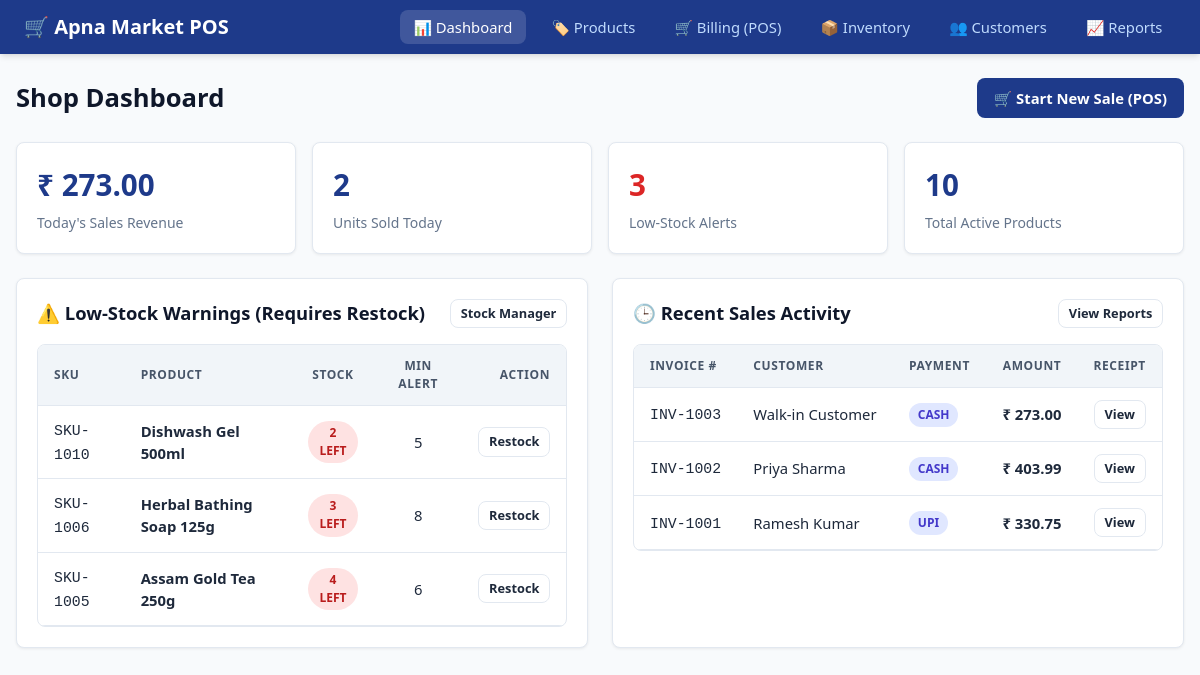
/dashboard, run on the app's committed database.
### tables this page shows
CREATE TABLE products (
            id INTEGER PRIMARY KEY AUTOINCREMENT,
            sku TEXT UNIQUE NOT NULL,
            name TEXT NOT NULL,
            category TEXT DEFAULT 'General',
            cost_price REAL NOT NULL DEFAULT 0.0,
            selling_price REAL NOT NULL,
            stock INTEGER NOT NULL DEFAULT 0,
            min_stock INTEGER NOT NULL DEFAULT 5
        );

CREATE TABLE sales (
            id INTEGER PRIMARY KEY AUTOINCREMENT,
            invoice_no TEXT UNIQUE NOT NULL,
            customer_id INTEGER,
            customer_name TEXT,
            customer_phone TEXT,
            subtotal REAL NOT NULL,
            discount_pct REAL DEFAULT 0.0,
            discount_amt REAL DEFAULT 0.0,
            gst_pct REAL DEFAULT 0.0,
            gst_amt REAL DEFAULT 0.0,
            grand_total REAL NOT NULL,
            payment_method TEXT DEFAULT 'Cash',
            cashier TEXT DEFAULT 'Admin',
            sold_at TEXT NOT NULL
        );

### pos-system/app.py (the view)
@app.route('/')
@app.route('/dashboard')
def dashboard():
    db = get_db()
    today_str = datetime.now().strftime("%Y-%m-%d")
    cur = db.execute("SELECT COALESCE(SUM(grand_total), 0.0) FROM sales WHERE sold_at LIKE ?", (f"{today_str}%",))
    today_revenue = cur.fetchone()[0]
    cur = db.execute("""
        SELECT COALESCE(SUM(si.qty), 0)
        FROM sale_items si
        JOIN sales s ON si.sale_id = s.id
        WHERE s.sold_at LIKE ?
    """, (f"{today_str}%",))
    today_units = cur.fetchone()[0]
    cur = db.execute("SELECT COUNT(*) FROM products")
    total_products = cur.fetchone()[0]
    cur = db.execute("SELECT COUNT(*) FROM products WHERE stock <= min_stock")
    low_stock_count = cur.fetchone()[0]
    low_stock_items = db.execute("""
        SELECT * FROM products
        WHERE stock <= min_stock
        ORDER BY stock ASC
    """).fetchall()
    recent_sales = db.execute("""
        SELECT * FROM sales
        ORDER BY id DESC LIMIT 8
    """).fetchall()
    return render_template(
        'dashboard.html',
        today_revenue=today_revenue,
        today_units=today_units,
        total_products=total_products,
        low_stock_count=low_stock_count,
        low_stock_items=low_stock_items,
        recent_sales=recent_sales
    )

### pos-system/app.py (called while the page is built)
def get_db():
    if 'db' not in g:
        g.db = sqlite3.connect(app.config['DATABASE'])
        g.db.row_factory = sqlite3.Row
        g.db.execute("PRAGMA foreign_keys = ON")
    return g.db

### pos-system/templates/dashboard.html (shortened to what this page needs)
{% extends "base.html" %}
{% block content %}
<div class="page-header">
  <h1 class="page-title">Shop Dashboard</h1>
  <a href="{{ url_for('billing') }}" class="btn btn-primary">🛒 Start New Sale (POS)</a>
</div>
<div class="kpi-grid">
  <div class="kpi-card">
    <div class="kpi-value">₹ {{ "%.2f"|format(today_revenue) }}</div>
    <div class="kpi-label">Today's Sales Revenue</div>
  </div>
  <div class="kpi-card">
    <div class="kpi-value">{{ today_units }}</div>
    <div class="kpi-label">Units Sold Today</div>
  </div>
  <div class="kpi-card">
    <div class="kpi-value" style="color: var(--danger);">{{ low_stock_count }}</div>
    <div class="kpi-label">Low-Stock Alerts</div>
  </div>
  <div class="kpi-card">
    <div class="kpi-value">{{ total_products }}</div>
    <div class="kpi-label">Total Active Products</div>
  </div>
</div>
<div style="display: grid; grid-template-columns: repeat(auto-fit, minmax(450px, 1fr)); gap: 1.5rem;">
  <div class="card">
    <div class="card-header">
      <span>⚠️ Low-Stock Warnings (Requires Restock)</span>
      <a href="{{ url_for('inventory') }}" class="btn btn-outline btn-sm">Stock Manager</a>
    </div>
    {% if low_stock_items %}
      <div class="table-wrapper" tabindex="0" role="region" aria-label="Low stock products">
        <table>
          <thead>
            <tr>
              <th>SKU</th>
              <th>Product</th>
              <th class="text-center">Stock</th>
              <th class="text-center">Min Alert</th>
              <th class="text-right">Action</th>
            </tr>
          </thead>
          <tbody>
            {% for p in low_stock_items %}
              <tr>
                <td><code>{{ p.sku }}</code></td>
                <td><strong>{{ p.name }}</strong></td>
                <td class="text-center"><span class="badge badge-danger">{{ p.stock }} left</span></td>
                <td class="text-center">{{ p.min_stock }}</td>
                <td class="text-right">
                  <a href="{{ url_for('inventory') }}" class="btn btn-sm btn-outline">Restock</a>
                </td>
              </tr>
            {% endfor %}
          </tbody>
        </table>
      </div>
    {% else %}
      <p style="color: var(--text-muted); padding: 1rem 0;">All products have healthy inventory levels!</p>
    {% endif %}
  </div>
  <div class="card">
    <div class="card-header">
      <span>🕒 Recent Sales Activity</span>
      <a href="{{ url_for('reports') }}" class="btn btn-outline btn-sm">View Reports</a>
    </div>
    {% if recent_sales %}
      <div class="table-wrapper" tabindex="0" role="region" aria-label="Recent sales transactions">
        <table>
          <thead>
            <tr>
              <th>Invoice #</th>
              <th>Customer</th>
              <th>Payment</th>
              <th class="text-right">Amount</th>
              <th class="text-center">Receipt</th>
            </tr>
          </thead>
          <tbody>
            {% for s in recent_sales %}
              <tr>
                <td><code>{{ s.invoice_no }}</code></td>
                <td>{{ s.customer_name }}</td>
                <td><span class="badge badge-info">{{ s.payment_method }}</span></td>
                <td class="text-right"><strong>₹ {{ "%.2f"|format(s.grand_total) }}</strong></td>
                <td class="text-center">
                  <a href="{{ url_for('receipt', sale_id=s.id) }}" class="btn btn-sm btn-outline">View</a>
                </td>
              </tr>
            {% endfor %}
          </tbody>
        </table>
      </div>
    {% else %}
      <p style="color: var(--text-muted); padding: 1rem 0;">No sales transactions recorded yet.</p>
    {% endif %}
  </div>
</div>
{% endblock %}

### pos-system/templates/base.html (shortened to what this page needs)
<!DOCTYPE html>
<html lang="en">
<head>
  <link rel="stylesheet" href="{{ url_for('static', filename='style.css') }}">
</head>
<body>
  <nav class="navbar">
    <a href="{{ url_for('dashboard') }}" class="navbar-brand">
      🛒 Apna Market POS
    </a>
    <ul class="navbar-nav">
      <li><a href="{{ url_for('dashboard') }}" class="nav-link {% if request.endpoint == 'dashboard' %}active{% endif %}">📊 Dashboard</a></li>
      <li><a href="{{ url_for('products') }}" class="nav-link {% if 'product' in request.endpoint %}active{% endif %}">🏷️ Products</a></li>
      <li><a href="{{ url_for('billing') }}" class="nav-link {% if request.endpoint == 'billing' %}active{% endif %}">🛒 Billing (POS)</a></li>
      <li><a href="{{ url_for('inventory') }}" class="nav-link {% if request.endpoint == 'inventory' %}active{% endif %}">📦 Inventory</a></li>
      <li><a href="{{ url_for('customers') }}" class="nav-link {% if 'customer' in request.endpoint %}active{% endif %}">👥 Customers</a></li>
      <li><a href="{{ url_for('reports') }}" class="nav-link {% if request.endpoint == 'reports' %}active{% endif %}">📈 Reports</a></li>
    </ul>
  </nav>
  <main class="container">
    {% block content %}{% endblock %}
  </main>
</body>
</html>

### pos-system/static/style.css (style rules this page uses)
:root { --primary: #1e3a8a; --primary-hover: #1d4ed8; --primary-light: #eff6ff; --secondary: #0f172a; --accent: #2563eb; --success: #16a34a; --success-bg: #dcfce7; --danger: #dc2626; --danger-bg: #fee2e2; --warning: #d97706; --warning-bg: #fef3c7; --bg: #f8fafc; --surface: #ffffff; --border: #e2e8f0; --text: #1e293b; --text-muted: #64748b; --radius: 8px; --shadow-sm: 0 1px 3px rgba(0,0,0,0.07); --shadow-md: 0 4px 6px -1px rgba(0,0,0,0.1), 0 2px 4px -2px rgba(0,0,0,0.08); }
*, *::before, *::after { box-sizing: border-box; margin: 0; padding: 0; }
body { font-family: system-ui, -apple-system, BlinkMacSystemFont, "Segoe UI", Roboto, sans-serif; background-color: var(--bg); color: var(--text); line-height: 1.5; min-height: 100vh; display: flex; flex-direction: column; }
.navbar { background-color: var(--primary); color: white; padding: 0.75rem 1.5rem; display: flex; justify-content: space-between; align-items: center; box-shadow: var(--shadow-md); position: sticky; inset-block-start: 0; z-index: 50; }
.navbar-brand { font-size: 1.25rem; font-weight: 700; color: white; text-decoration: none; display: flex; align-items: center; gap: 0.5rem; }
.navbar-nav { display: flex; list-style: none; gap: 0.75rem; align-items: center; }
.nav-link { color: #bfdbfe; text-decoration: none; padding: 0.45rem 0.85rem; border-radius: var(--radius); font-weight: 500; font-size: 0.925rem; transition: all 0.15s ease-in-out; }
.nav-link:hover, .nav-link.active { color: white; background-color: rgba(255, 255, 255, 0.15); }
.container { width: 100%; max-width: 1240px; margin-inline: auto; padding: 1.5rem 1rem; flex: 1; }
.page-header { display: flex; justify-content: space-between; align-items: center; margin-bottom: 1.5rem; flex-wrap: wrap; gap: 1rem; }
.page-title { font-size: 1.6rem; font-weight: 700; color: var(--secondary); }
.kpi-grid { display: grid; grid-template-columns: repeat(auto-fit, minmax(220px, 1fr)); gap: 1rem; margin-bottom: 1.5rem; }
.kpi-card { background: var(--surface); border: 1px solid var(--border); border-radius: var(--radius); padding: 1.25rem; box-shadow: var(--shadow-sm); }
.kpi-value { font-size: 1.85rem; font-weight: 800; color: var(--primary); margin-bottom: 0.25rem; }
.kpi-label { font-size: 0.875rem; color: var(--text-muted); font-weight: 500; }
.card { background: var(--surface); border: 1px solid var(--border); border-radius: var(--radius); padding: 1.25rem; box-shadow: var(--shadow-sm); margin-bottom: 1.5rem; }
.card-header { font-size: 1.15rem; font-weight: 600; margin-bottom: 1rem; color: var(--secondary); display: flex; justify-content: space-between; align-items: center; }
.table-wrapper { overflow: auto; max-inline-size: 100%; border-radius: var(--radius); border: 1px solid var(--border); background: var(--surface); container-type: inline-size; }
table { width: 100%; border-collapse: collapse; text-align: left; font-size: 0.925rem; }
thead { background: #f1f5f9; position: sticky; inset-block-start: 0; z-index: 10; }
th, td { padding: 0.75rem 1rem; border-bottom: 1px solid var(--border); }
th { font-weight: 600; color: #475569; text-transform: uppercase; font-size: 0.75rem; letter-spacing: 0.05em; }
.text-right { text-align: right; }
.text-center { text-align: center; }
.badge { display: inline-block; padding: 0.2rem 0.55rem; font-size: 0.75rem; font-weight: 600; border-radius: 9999px; text-transform: uppercase; }
.badge-danger { background: var(--danger-bg); color: #b91c1c; }
.badge-info { background: #e0e7ff; color: #4338ca; }
.btn { display: inline-flex; align-items: center; justify-content: center; gap: 0.35rem; padding: 0.5rem 1rem; font-size: 0.925rem; font-weight: 600; border-radius: var(--radius); border: 1px solid transparent; cursor: pointer; text-decoration: none; transition: all 0.15s ease-in-out; }
.btn-primary { background: var(--primary); color: white; }
.btn-outline { background: transparent; border-color: var(--border); color: var(--text); }
.btn-sm { padding: 0.25rem 0.6rem; font-size: 0.8rem; }

### data on the page
products: sku "SKU-1010", name "Dishwash Gel 500ml", stock "2", min_stock "5"
products: sku "SKU-1006", name "Herbal Bathing Soap 125g", stock "3", min_stock "8"
products: sku "SKU-1005", name "Assam Gold Tea 250g", stock "4", min_stock "6"
sales: invoice_no "INV-1003", customer_name "Walk-in Customer", payment_method "CASH", grand_total "273.00"
sales: invoice_no "INV-1002", customer_name "Priya Sharma", payment_method "CASH", grand_total "403.99"
sales: invoice_no "INV-1001", customer_name "Ramesh Kumar", payment_method "UPI", grand_total "330.75"

### other printed values
{{ "%.2f"|format(today_revenue) }} "273.00"
{{ today_units }} "2"
{{ low_stock_count }} "3"
{{ total_products }} "10"
